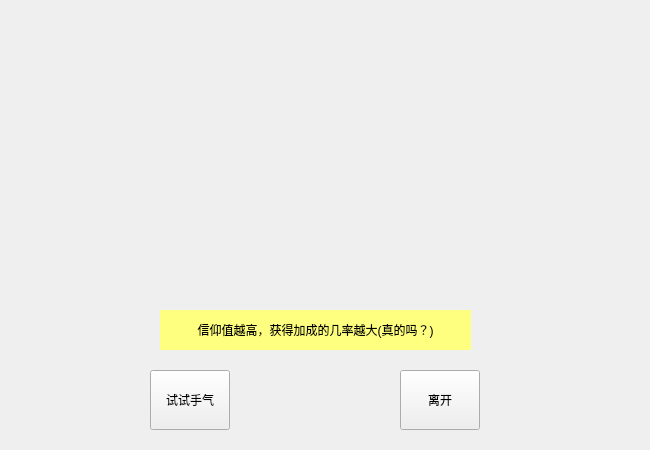
<?xml version="1.0" encoding="UTF-8"?>
<ui version="4.0">
 <class>adventure</class>
 <widget class="QWidget" name="adventure">
  <property name="geometry">
   <rect>
    <x>0</x>
    <y>0</y>
    <width>650</width>
    <height>450</height>
   </rect>
  </property>
  <property name="sizePolicy">
   <sizepolicy hsizetype="Fixed" vsizetype="Fixed">
    <horstretch>0</horstretch>
    <verstretch>0</verstretch>
   </sizepolicy>
  </property>
  <property name="windowTitle">
   <string>奇遇</string>
  </property>
  <widget class="QLabel" name="label">
   <property name="geometry">
    <rect>
     <x>0</x>
     <y>0</y>
     <width>650</width>
     <height>300</height>
    </rect>
   </property>
   <property name="autoFillBackground">
    <bool>true</bool>
   </property>
   <property name="styleSheet">
    <string notr="true"/>
   </property>
   <property name="text">
    <string/>
   </property>
   <property name="pixmap">
    <pixmap resource="res.qrc">:/icons/img/suiji.jpg</pixmap>
   </property>
   <property name="scaledContents">
    <bool>true</bool>
   </property>
  </widget>
  <widget class="QPushButton" name="pushButton">
   <property name="geometry">
    <rect>
     <x>150</x>
     <y>370</y>
     <width>80</width>
     <height>60</height>
    </rect>
   </property>
   <property name="text">
    <string>试试手气</string>
   </property>
  </widget>
  <widget class="QLabel" name="label_2">
   <property name="geometry">
    <rect>
     <x>160</x>
     <y>310</y>
     <width>311</width>
     <height>40</height>
    </rect>
   </property>
   <property name="styleSheet">
    <string notr="true">background-color: rgb(255, 255, 127);</string>
   </property>
   <property name="text">
    <string>信仰值越高，获得加成的几率越大(真的吗？)</string>
   </property>
   <property name="alignment">
    <set>Qt::AlignCenter</set>
   </property>
   <property name="wordWrap">
    <bool>true</bool>
   </property>
  </widget>
  <widget class="QPushButton" name="pushButton_2">
   <property name="geometry">
    <rect>
     <x>400</x>
     <y>370</y>
     <width>80</width>
     <height>60</height>
    </rect>
   </property>
   <property name="text">
    <string>离开</string>
   </property>
  </widget>
 </widget>
 <resources>
  <include location="res.qrc"/>
 </resources>
 <connections/>
</ui>
